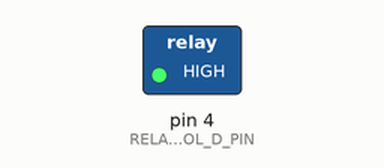
The sketch below on a simulated Arduino Uno, built with avr-gcc and run on an emulated ATmega328P. Parts: switched loads named in the sketch (green lamp = pin HIGH).

Above: at 1.0 s.
At 3.0 s:
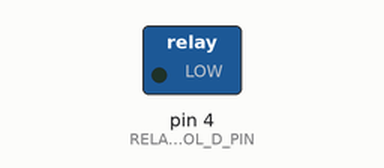
Timing chart, 0 to 5.2 s (numbered marks = the images above):
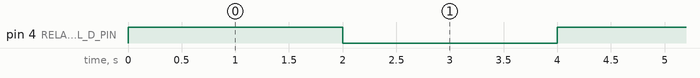

The sketch:

Relay.ino
```cpp
// Replay to turn on/off Bump
#define RELAYCONTROL_D_PIN 4


void setup() {
  // put your setup code here, to run once:
	Serial.begin(115200);
	 pinMode(RELAYCONTROL_D_PIN, OUTPUT);
}

void loop() {
	digitalWrite(RELAYCONTROL_D_PIN, HIGH);
	delay(2000);
	digitalWrite(RELAYCONTROL_D_PIN, LOW);
	delay(2000);
  // put your main code here, to run repeatedly:

}
```

Measured:
- by itself, pin 4 (RELAYCONTROL_D_PIN): alternates HIGH for 2.0 s and LOW for 2.0 s
